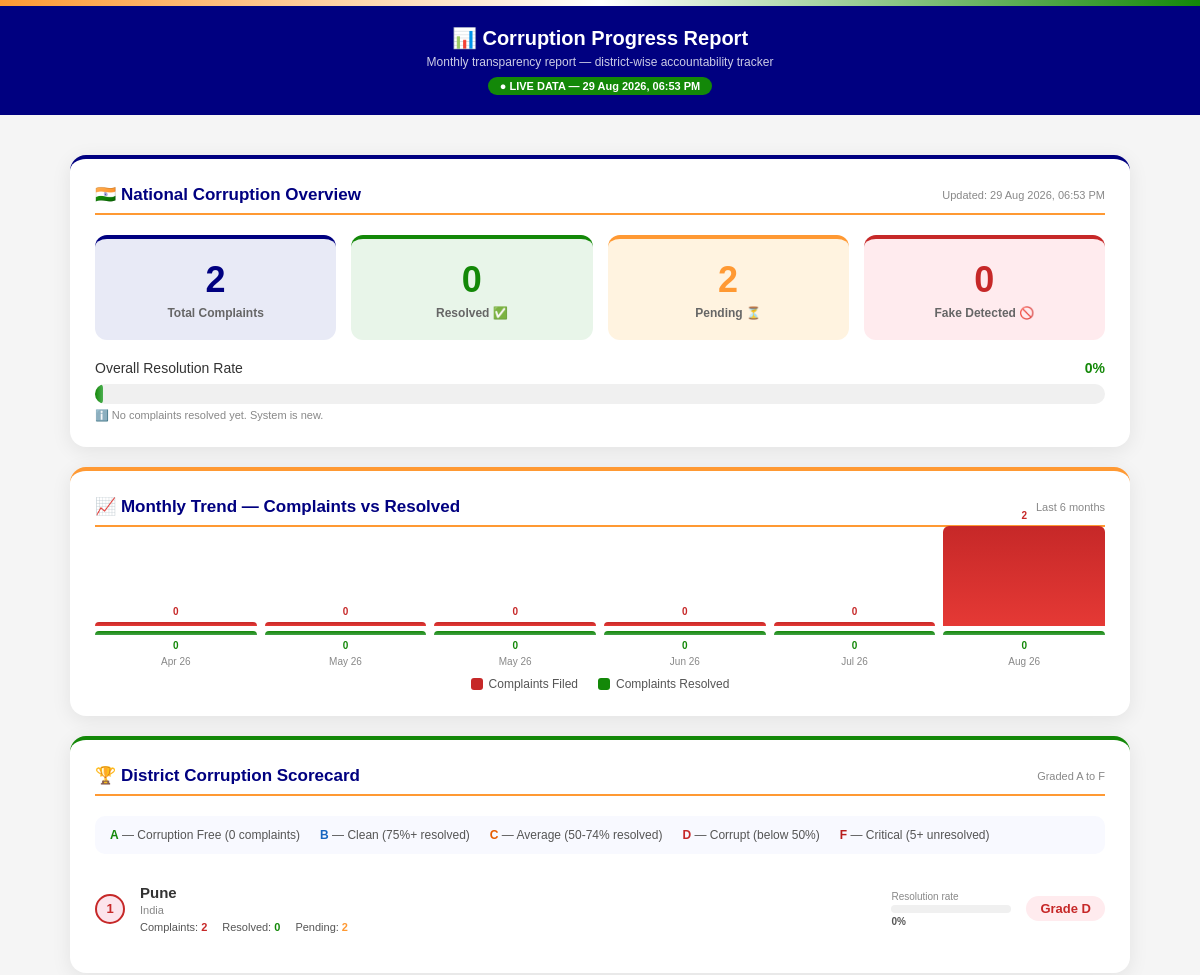
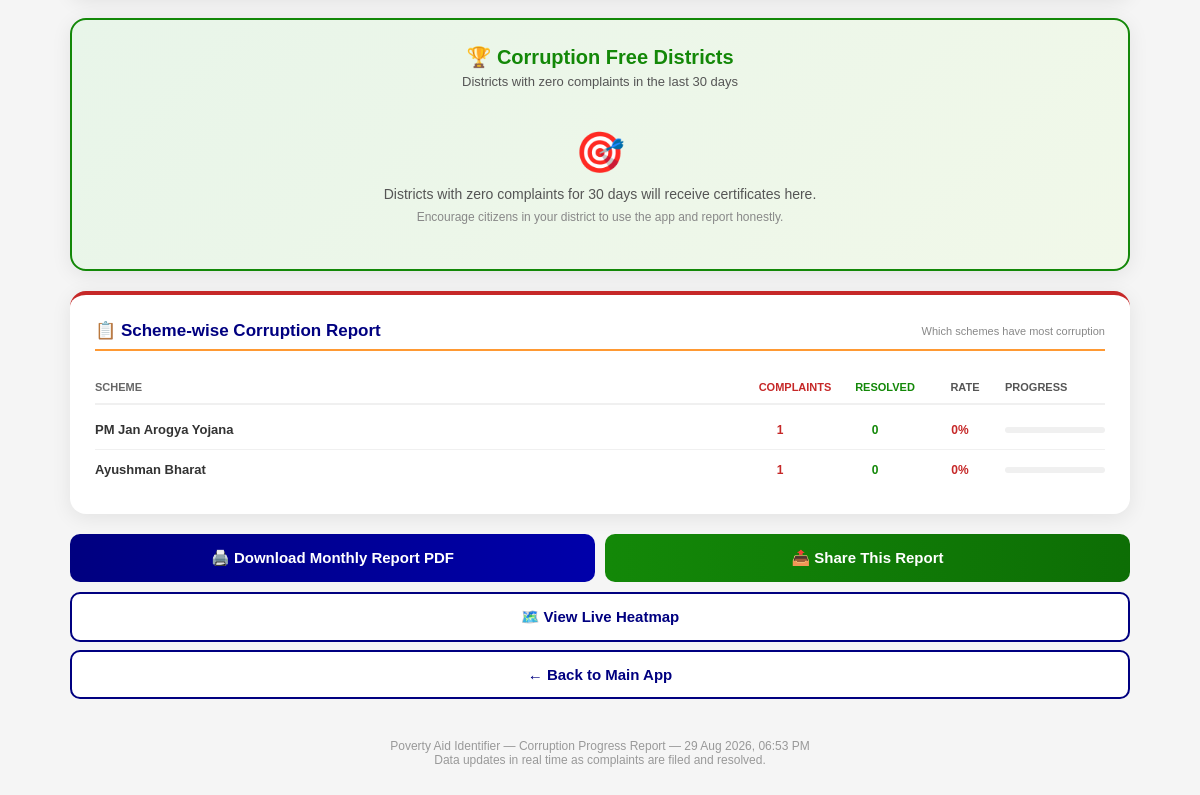
The app's page /progress with its own data (2 pictures, top to bottom).
### tables this page shows
CREATE TABLE reports (
        id INTEGER PRIMARY KEY AUTOINCREMENT,
        tracking_id TEXT UNIQUE,
        person_name TEXT,
        phone TEXT,
        address TEXT,
        scheme TEXT,
        entitled_amount TEXT,
        received_amount TEXT,
        official_name TEXT,
        description TEXT,
        incident_date TEXT,
        location TEXT,
        status TEXT DEFAULT 'Filed',
        fake_flag INTEGER DEFAULT 0,
        duplicate_flag INTEGER DEFAULT 0,
        assigned_officer TEXT,
        authority TEXT,
        filed_date TEXT,
        received_date TEXT,
        action_date TEXT,
        resolved_date TEXT,
        expected_resolution TEXT,
        lang TEXT DEFAULT 'en'
    , proof_file TEXT, latitude REAL, longitude REAL, geotag_verified INTEGER DEFAULT 0, scheme_key TEXT);

### app.py (the view)
@app.route('/progress')
def progress():
    conn = get_db_connection()
    now = datetime.now().strftime("%d %b %Y, %I:%M %p")
    total = conn.execute('SELECT COUNT(*) FROM reports WHERE fake_flag=0').fetchone()[0]
    resolved = conn.execute("SELECT COUNT(*) FROM reports WHERE status='Resolved' AND fake_flag=0").fetchone()[0]
    pending = conn.execute("SELECT COUNT(*) FROM reports WHERE status!='Resolved' AND fake_flag=0").fetchone()[0]
    fake = conn.execute("SELECT COUNT(*) FROM reports WHERE fake_flag=1").fetchone()[0]
    rate = round((resolved / total * 100)) if total > 0 else 0
    months = []
    from datetime import timedelta
    month_names = ['Jan','Feb','Mar','Apr','May','Jun','Jul','Aug','Sep','Oct','Nov','Dec']
    max_val = 1
    for i in range(5, -1, -1):
        d = datetime.now() - timedelta(days=30*i)
        m = d.month
        y = d.year
        label = f"{month_names[m-1]} {str(y)[2:]}"
        c = conn.execute(
            "SELECT COUNT(*) FROM reports WHERE filed_date LIKE ? AND fake_flag=0",
            (f"%{month_names[m-1]}%{y}%",)
        ).fetchone()[0]
        r = conn.execute(
            "SELECT COUNT(*) FROM reports WHERE filed_date LIKE ? AND status='Resolved' AND fake_flag=0",
            (f"%{month_names[m-1]}%{y}%",)
        ).fetchone()[0]
        if c > max_val: max_val = c
        months.append({'month': label, 'complaints': c, 'resolved': r})
    for m in months:
        m['complaint_height'] = max(4, int(m['complaints'] / max_val * 100)) if max_val > 0 else 4
        m['resolved_height'] = max(4, int(m['resolved'] / max_val * 100)) if max_val > 0 else 4
    improving = False
    improvement_percent = 0
    if len(months) >= 2:
        prev = months[-2]['complaints']
        curr = months[-1]['complaints']
        if prev > 0 and curr < prev:
            improving = True
            improvement_percent = round((prev - curr) / prev * 100)
    district_rows = conn.execute(
        "SELECT location, COUNT(*) as total, SUM(CASE WHEN status='Resolved' THEN 1 ELSE 0 END) as resolved FROM reports WHERE fake_flag=0 GROUP BY location ORDER BY total DESC LIMIT 10"
    ).fetchall()
    district_scores = []
    for row in district_rows:
        t = row['total']
        r = row['resolved'] or 0
        p = t - r
        rt = round(r / t * 100) if t > 0 else 0
        if t == 0:
            grade = 'A'
        elif rt >= 75:
            grade = 'B'
        elif rt >= 50:
            grade = 'C'
        elif p >= 5:
            grade = 'F'
        else:
            grade = 'D'
        parts = str(row['location']).split(',')
        name = parts[0].strip() if parts else row['location']
        state = parts[-1].strip() if len(parts) > 1 else 'India'
        district_scores.append({
            'name': name, 'state': state,
            'total': t, 'resolved': r,
            'pending': p, 'rate': rt, 'grade': grade
        })
    clean_districts = []
    for d in district_scores:
        if d['grade'] == 'A':
            clean_districts.append({'name': d['name'], 'state': d['state'], 'days': 30})
    scheme_rows = conn.execute(
        "SELECT scheme, COUNT(*) as total, SUM(CASE WHEN status='Resolved' THEN 1 ELSE 0 END) as resolved FROM reports WHERE fake_flag=0 GROUP BY scheme ORDER BY total DESC LIMIT 8"
    ).fetchall()
    scheme_stats = []
    for row in scheme_rows:
        t = row['total']
        r = row['resolved'] or 0
        rt = round(r / t * 100) if t > 0 else 0
        scheme_stats.append({
            'name': str(row['scheme'])[:40],
            'complaints': t,
            'resolved': r,
            'rate': rt
        })
    conn.close()
    return render_template('progress.html',
        now=now,
        total_complaints=total,
        resolved_count=resolved,
        pending_count=pending,
        fake_count=fake,
        resolution_rate=rate,
        monthly_trend=months,
        improving=improving,
        improvement_percent=improvement_percent,
        district_scores=district_scores,
        clean_districts=clean_districts,
        scheme_stats=scheme_stats
    )

### app.py (called while the page is built)
@app.after_request
def add_no_cache_headers(response):
    response.headers['Cache-Control'] = 'no-store, no-cache, must-revalidate, max-age=0'
    response.headers['Pragma'] = 'no-cache'
    response.headers['Expires'] = '0'
    return response

def get_db_connection():
    conn = sqlite3.connect('reports.db', check_same_thread=False)
    conn.row_factory = sqlite3.Row
    return conn

### templates/progress.html (shortened to what this page needs)
<!DOCTYPE html>
<html lang="en">
<head>
</head>
<body>
<div class="top-bar"></div>
<div class="header">
<h1>📊 Corruption Progress Report</h1>
<p>Monthly transparency report — district-wise accountability tracker</p>
<div class="live-badge">● LIVE DATA — {{ now }}</div>
</div>
<div class="container">
<div class="national-card">
<div class="section-title">
🇮🇳 National Corruption Overview
<span>Updated: {{ now }}</span>
</div>
<div class="stats-grid">
<div class="stat-box total">
<div class="stat-number">{{ total_complaints }}</div>
<div class="stat-label">Total Complaints</div>
</div>
<div class="stat-box resolved">
<div class="stat-number">{{ resolved_count }}</div>
<div class="stat-label">Resolved ✅</div>
</div>
<div class="stat-box pending">
<div class="stat-number">{{ pending_count }}</div>
<div class="stat-label">Pending ⏳</div>
</div>
<div class="stat-box fake">
<div class="stat-number">{{ fake_count }}</div>
<div class="stat-label">Fake Detected 🚫</div>
</div>
</div>
<div class="resolution-section">
<div class="resolution-label">
<span>Overall Resolution Rate</span>
<span style="font-weight:bold; color:#138808;">{{ resolution_rate }}%</span>
</div>
<div class="resolution-bar">
<div class="resolution-fill" style="width:{{ resolution_rate }}%">
</div>
</div>
<div class="resolution-note">
{% if resolution_rate >= 75 %}
✅ Excellent — System is working well. Most complaints being resolved.
{% elif resolution_rate >= 50 %}
🟡 Good — More than half of complaints resolved. Keep pushing!
{% elif resolution_rate > 0 %}
⚠️ Needs improvement — Several complaints still pending resolution.
{% else %}
ℹ️ No complaints resolved yet. System is new.
{% endif %}
</div>
</div>
</div>
<div class="trend-card">
<div class="section-title">
📈 Monthly Trend — Complaints vs Resolved
<span>Last 6 months</span>
</div>
<div class="trend-bars" id="trendBars">
{% for month_data in monthly_trend %}
<div class="trend-bar-wrap">
<div class="trend-count" style="color:#c62828;">{{ month_data.complaints }}</div>
<div class="trend-bar complaints" style="height:{{ month_data.complaint_height }}px;" title="{{ month_data.complaints }} complaints"></div>
<div class="trend-bar resolved" style="height:{{ month_data.resolved_height }}px;" title="{{ month_data.resolved }} resolved"></div>
<div class="trend-count" style="color:#138808;">{{ month_data.resolved }}</div>
<div class="trend-month">{{ month_data.month }}</div>
</div>
{% endfor %}
</div>
<div class="trend-legend">
<div class="legend-item"><div class="legend-dot" style="background:#c62828;"></div> Complaints Filed</div>
<div class="legend-item"><div class="legend-dot" style="background:#138808;"></div> Complaints Resolved</div>
</div>
</div>
<div class="districts-card">
<div class="section-title">
🏆 District Corruption Scorecard
<span>Graded A to F</span>
</div>
<div style="background:#f8f9ff; border-radius:10px; padding:12px 15px; margin-bottom:15px; font-size:12px; color:#555; display:flex; gap:20px; flex-wrap:wrap;">
<span><strong style="color:#138808;">A</strong> — Corruption Free (0 complaints)</span>
<span><strong style="color:#1565c0;">B</strong> — Clean (75%+ resolved)</span>
<span><strong style="color:#e65c00;">C</strong> — Average (50-74% resolved)</span>
<span><strong style="color:#c62828;">D</strong> — Corrupt (below 50%)</span>
<span><strong style="color:#b71c1c;">F</strong> — Critical (5+ unresolved)</span>
</div>
{% if district_scores %}
{% for district in district_scores %}
<div class="district-item">
<div class="district-rank grade-{{ district.grade }}">{{ loop.index }}</div>
<div class="district-info">
<div class="district-name">{{ district.name }}</div>
<div class="district-state">{{ district.state }}</div>
<div class="district-stats">
<div class="dstat">Complaints: <span style="color:#c62828;">{{ district.total }}</span></div>
<div class="dstat">Resolved: <span style="color:#138808;">{{ district.resolved }}</span></div>
<div class="dstat">Pending: <span style="color:#FF9933;">{{ district.pending }}</span></div>
</div>
</div>
<div class="district-bar-wrap">
<div style="font-size:10px; color:#888; margin-bottom:3px;">Resolution rate</div>
<div class="district-bar">
</div>
<div style="font-size:10px; color:#555; font-weight:bold;">{{ district.rate }}%</div>
</div>
<div class="grade-badge badge-{{ district.grade }}">Grade {{ district.grade }}</div>
</div>
{% endfor %}
{% else %}
<div style="text-align:center; padding:30px; color:#999; font-size:14px;">
No district data yet. Scorecards appear as complaints are filed.
</div>
{% endif %}
</div>
<div class="certificate-card">
<div class="certificate-header">
<div class="certificate-title">🏆 Corruption Free Districts</div>
<div class="certificate-sub">Districts with zero complaints in the last 30 days</div>
</div>
{% if clean_districts %}
<div class="certificate-items">
{% for d in clean_districts %}
<div class="cert-item">
<div class="cert-icon">🏅</div>
<div class="cert-district">{{ d.name }}</div>
<div class="cert-state">{{ d.state }}</div>
<div class="cert-days">{{ d.days }} days complaint free</div>
<button class="cert-share" onclick="shareDistrict('{{ d.name }}', '{{ d.days }}')">
Share Certificate 📤
</button>
</div>
{% endfor %}
</div>
{% else %}
<div style="text-align:center; padding:20px; color:#555; font-size:14px;">
<div style="font-size:40px; margin-bottom:10px;">🎯</div>
Districts with zero complaints for 30 days will receive certificates here.
<br>
<span style="font-size:12px; color:#888; margin-top:8px; display:block;">Encourage citizens in your district to use the app and report honestly.</span>
</div>
{% endif %}
</div>
<div class="scheme-card">
<div class="section-title">
📋 Scheme-wise Corruption Report
<span>Which schemes have most corruption</span>
</div>
<div style="display:flex; gap:10px; padding:10px 0; border-bottom:2px solid #f0f0f0; margin-bottom:5px;">
<div style="flex:1; font-size:11px; font-weight:bold; color:#666;">SCHEME</div>
<div style="width:80px; text-align:center; font-size:11px; font-weight:bold; color:#c62828;">COMPLAINTS</div>
<div style="width:80px; text-align:center; font-size:11px; font-weight:bold; color:#138808;">RESOLVED</div>
<div style="width:60px; text-align:center; font-size:11px; font-weight:bold; color:#555;">RATE</div>
<div style="width:100px; font-size:11px; font-weight:bold; color:#555;">PROGRESS</div>
</div>
{% if scheme_stats %}
{% for scheme in scheme_stats %}
<div class="scheme-row">
<div class="scheme-name-cell">{{ scheme.name }}</div>
<div class="scheme-complaints">{{ scheme.complaints }}</div>
<div class="scheme-resolved">{{ scheme.resolved }}</div>
<div class="scheme-rate" style="color:{% if scheme.rate >= 75 %}#138808{% elif scheme.rate >= 50 %}#FF9933{% else %}#c62828{% endif %};">{{ scheme.rate }}%</div>
<div class="scheme-progress">
<div class="sp-bar">
</div>
</div>
</div>
{% endfor %}
{% else %}
<div style="text-align:center; padding:30px; color:#999; font-size:14px;">
Scheme data will appear as complaints are filed.
</div>
{% endif %}
</div>
<div class="download-section">
<button class="download-btn" onclick="window.print()">
🖨️ Download Monthly Report PDF
</button>
<button class="share-btn" onclick="shareReport()">
📤 Share This Report
</button>
</div>
<a href="/heatmap" class="back-btn">🗺️ View Live Heatmap</a>
<a href="/" class="back-btn" style="margin-top:8px;">← Back to Main App</a>
<div class="footer">
Poverty Aid Identifier — Corruption Progress Report — {{ now }}<br>
Data updates in real time as complaints are filed and resolved.
</div>
</div>
</body>
</html>

### records on screen
reports: name "PM Jan Arogya Yojana", complaints "1", resolved "0", rate "0"

### other values on screen
{{ total_complaints }} "2"
{{ resolved_count }} "0"
{{ pending_count }} "2"
{{ fake_count }} "0"
{{ resolution_rate }} "0"
{{ month_data.complaints }} "0" "0" "0" "0" "0" "2"
{{ month_data.resolved }} "0" "0" "0" "0" "0" "0"
{{ month_data.month }} "Apr 26" "May 26" "May 26" "Jun 26" "Jul 26" "Aug 26"
{{ district.name }} "Pune"
{{ district.state }} "India"
{{ district.total }} "2"
{{ district.resolved }} "0"
{{ district.pending }} "2"
{{ district.rate }} "0"
{{ district.grade }} "D"
